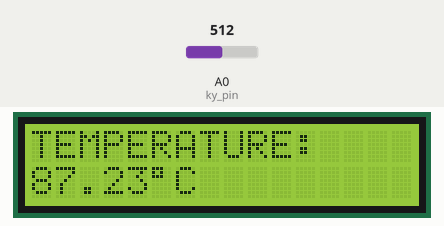
This sketch was run on a simulated Arduino Uno, built with avr-gcc and run on an emulated ATmega328P. Parts: 16×2 character LCD. The inputs (shaded band) are chosen by the test bench; at power-on: A0 (ky_pin) = 512. What the sketch prints to the serial monitor is not drawn.

Above: at 1.2 s.
1.3 s: A0 (ky_pin) set to 716
At 2.6 s:
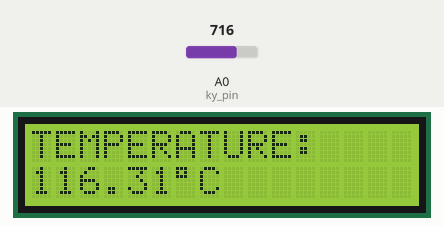
2.9 s: A0 (ky_pin) set to 900
At 3.8 s:
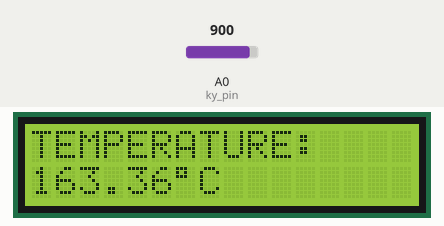
4.4 s: A0 (ky_pin) set to 1023
At 5.2 s:
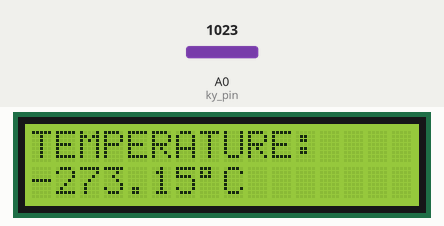
6.0 s: A0 (ky_pin) set to 625
At 6.5 s:
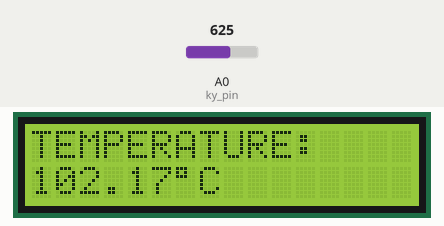
7.7 s: A0 (ky_pin) set to 599
At 9.1 s:
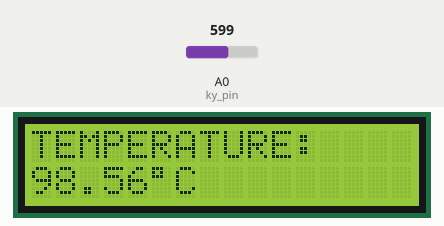
Timing chart, 0 to 10.3 s (numbered marks = the images above; inputs shaded):
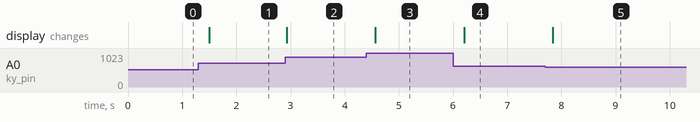

Measured:
- after the input at 1.3 s, the display: changes after 0.20 s (image 1)
- after the input at 2.9 s, the display: changes at once (image 2)
- after the input at 4.4 s, the display: changes after 0.17 s (image 3)
- after the input at 6.0 s, the display: changes after 0.20 s (image 4)
- after the input at 7.7 s, the display: changes after 0.14 s (image 5)

The sketch:

KY-013_with_LCD.ino
```cpp
// include the library code:
#include <LiquidCrystal.h>

// initialize the library with the numbers of the interface pins
LiquidCrystal lcd(12, 11, 5, 4, 3, 2);

//******KY-013*********
int ky_pin = A0;
float ky_R1 = 10000; // value of R1 on board
float c1 = 0.001129148, c2 = 0.000234125, c3 = 0.0000000876741; //steinhart-hart coeficients for thermistor


void setup() {
  // set up the number of columns and rows on the LCD
  lcd.begin(16, 2);
  Serial.begin(9600);
  lcd.clear();
  }

void loop() {

  // KY-013
  float ky_read = analogRead(ky_pin);
  float ky_R2 = ky_R1 * (1023.0 / (float)ky_read - 1.0); //calculate resistance on thermistor
  ky_R2 = ky_R2/10;
  float ky_logR2 = log(ky_R2);
  float ky_tempC = (1.0 / (c1 + c2*ky_logR2 + c3*ky_logR2*ky_logR2*ky_logR2)); // temperature in Kelvin
  ky_tempC = ky_tempC - 273.15; //convert Kelvin to Celcius

  Serial.print("KY-013 sensor temperature C: ");
  Serial.println(ky_tempC);

  lcd.setCursor(0, 0);
  // print some text
  lcd.print("TEMPERATURE:");
  // move the cursor to the second line
  lcd.setCursor(0, 1);
  lcd.print(ky_tempC);
  lcd.write(B11011111); // degree symbol
  lcd.print("C ");

  delay(200);
}
```
